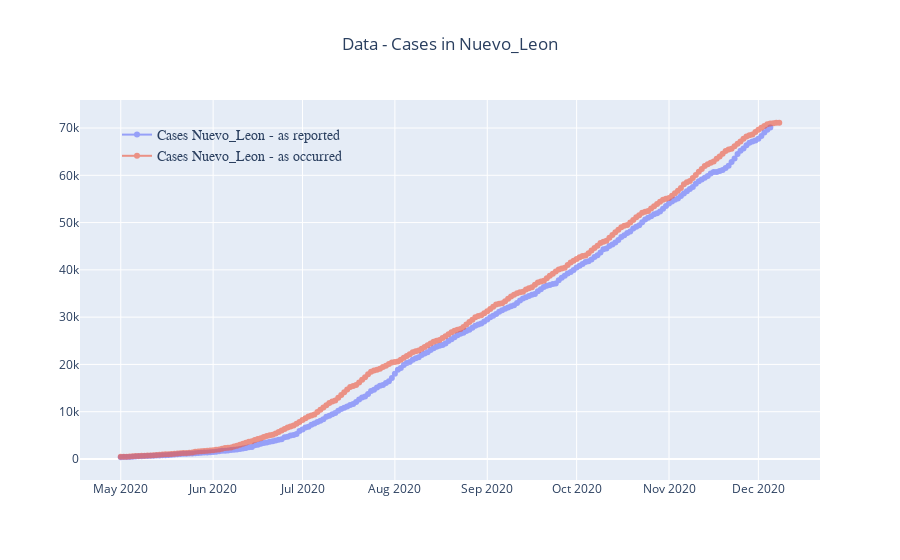

The notebook cell this image was saved under:
### Code cell
fig = go.Figure()

fig.add_trace(go.Scatter(
    x=mx1['date'],
    y=mx1['Cases_Nuevo_Leon'],
    name='Cases Nuevo_Leon - as reported',
    mode='lines+markers',line_width=2,marker_size=6,opacity=0.6))

fig.add_trace(go.Scatter(
    x=mx2['date'],
    y=mx2['Cases_Nuevo_Leon'],
    name='Cases Nuevo_Leon - as occurred',
    mode='lines+markers',line_width=2,marker_size=6,opacity=0.6))

fig.update_layout(
    title="Data - Cases in Nuevo_Leon",
    title_x=0.5,showlegend=True,yaxis = {'type': 'linear'},
    legend=dict(
            x=0.05,y=0.95,
            traceorder="normal",font=dict(family="sans-serif",size=14),bgcolor='rgba(0,0,0,0)'),)

fig.show()

### Figure 1 — Plotly figure (JSON) as saved in the notebook; plotly's stock layout.template omitted (floating-point values rounded to 4 significant figures; data arrays with more than 128 entries replaced by an {"elided": "..."} marker saying what was removed)
{"data": [{"line": {"width": 2}, "marker": {"size": 6}, "mode": "lines+markers", "name": "Cases Nuevo_Leon - as reported", "opacity": 0.6, "type": "scatter", "x": {"elided": "219 str values"}, "y": {"elided": "219 int values"}}, {"line": {"width": 2}, "marker": {"size": 6}, "mode": "lines+markers", "name": "Cases Nuevo_Leon - as occurred", "opacity": 0.6, "type": "scatter", "x": {"elided": "222 str values"}, "y": {"elided": "222 int values"}}], "layout": {"legend": {"bgcolor": "rgba(0,0,0,0)", "font": {"family": "sans-serif", "size": 14}, "traceorder": "normal", "x": 0.05, "y": 0.95}, "showlegend": true, "title": {"text": "Data - Cases in Nuevo_Leon", "x": 0.5}, "yaxis": {"type": "linear"}}}
